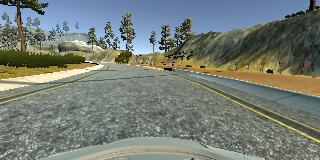
#> input picture images/track1.jpg, 320 x 160 px, found by its file name
$ python image._flipping_test.py
#> lines starting #> are read from the running program, lines starting #| are printed output that depends on the picture
import cv2

# path
path = r"images\track1.jpg"

# Reading an image in default mode
src = cv2.imread(path)
#> src is the input picture: shape (160, 320, 3); mean B, G, R 117.2, 124.7, 117.3

# Window name in which image is displayed
window_name = 'Image'

# Using cv2.flip() method
# Use Flip code 0 to flip vertically
image = cv2.flip(src, 2)
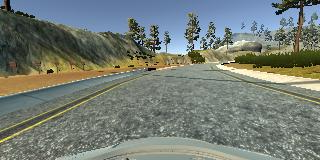
#> image: shape (160, 320, 3); mean B, G, R 117.2, 124.7, 117.3

# Displaying the image
# cv2.imshow(window_name, image)
# cv2.waitKey(0)

cv2.imwrite(r'images\track1_flipped.PNG', image)

$ run again, with images/self-driving-car.jpg copied over images/track1.jpg
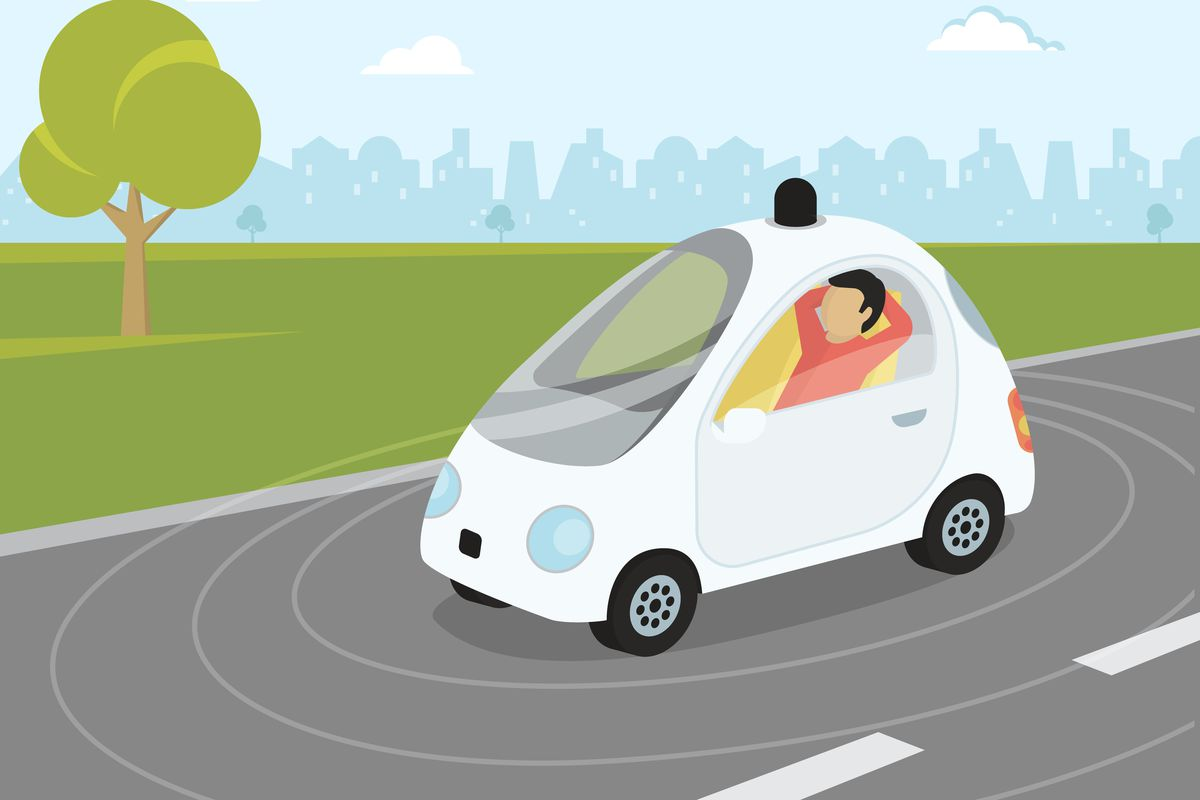
#> input picture images/self-driving-car.jpg, 1200 x 800 px, found by its file name
#> src is the input picture: shape (800, 1200, 3); mean B, G, R 164.8, 183.4, 172.3
#> `image = cv2.flip(src, 2)`:
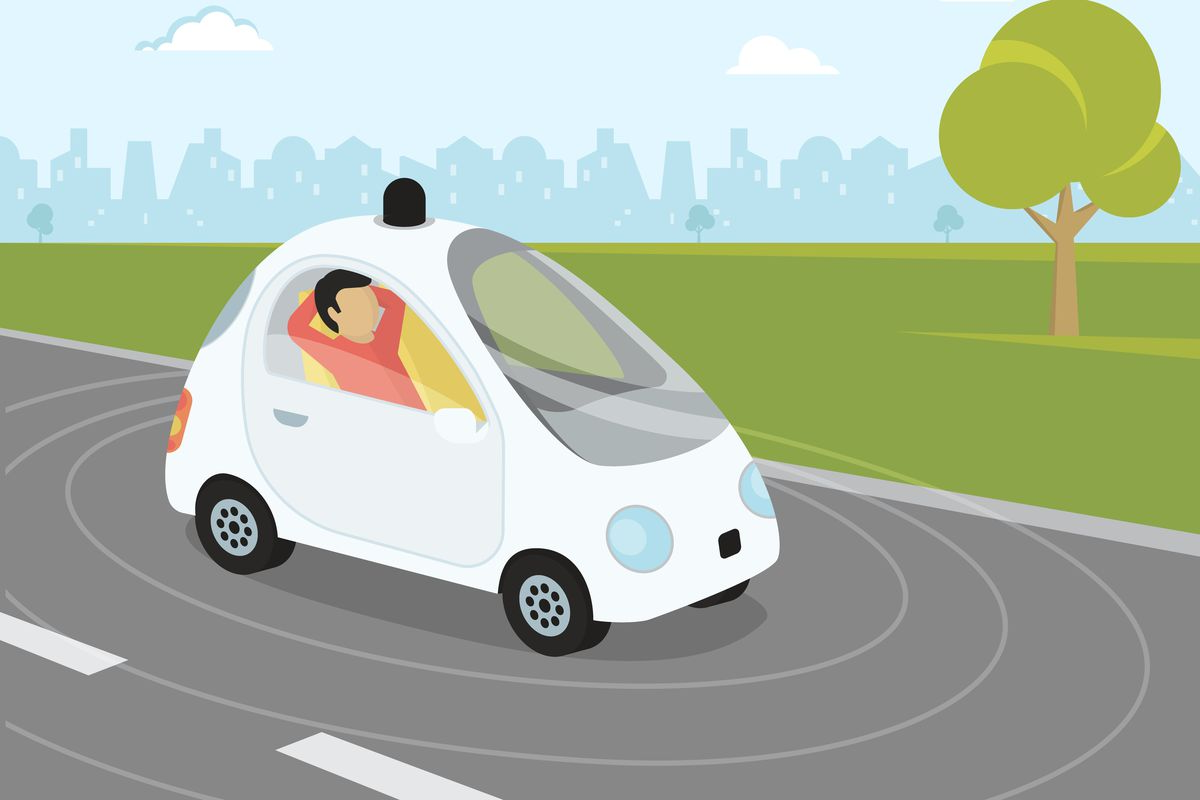
#> image: shape (800, 1200, 3); mean B, G, R 164.8, 183.4, 172.3
